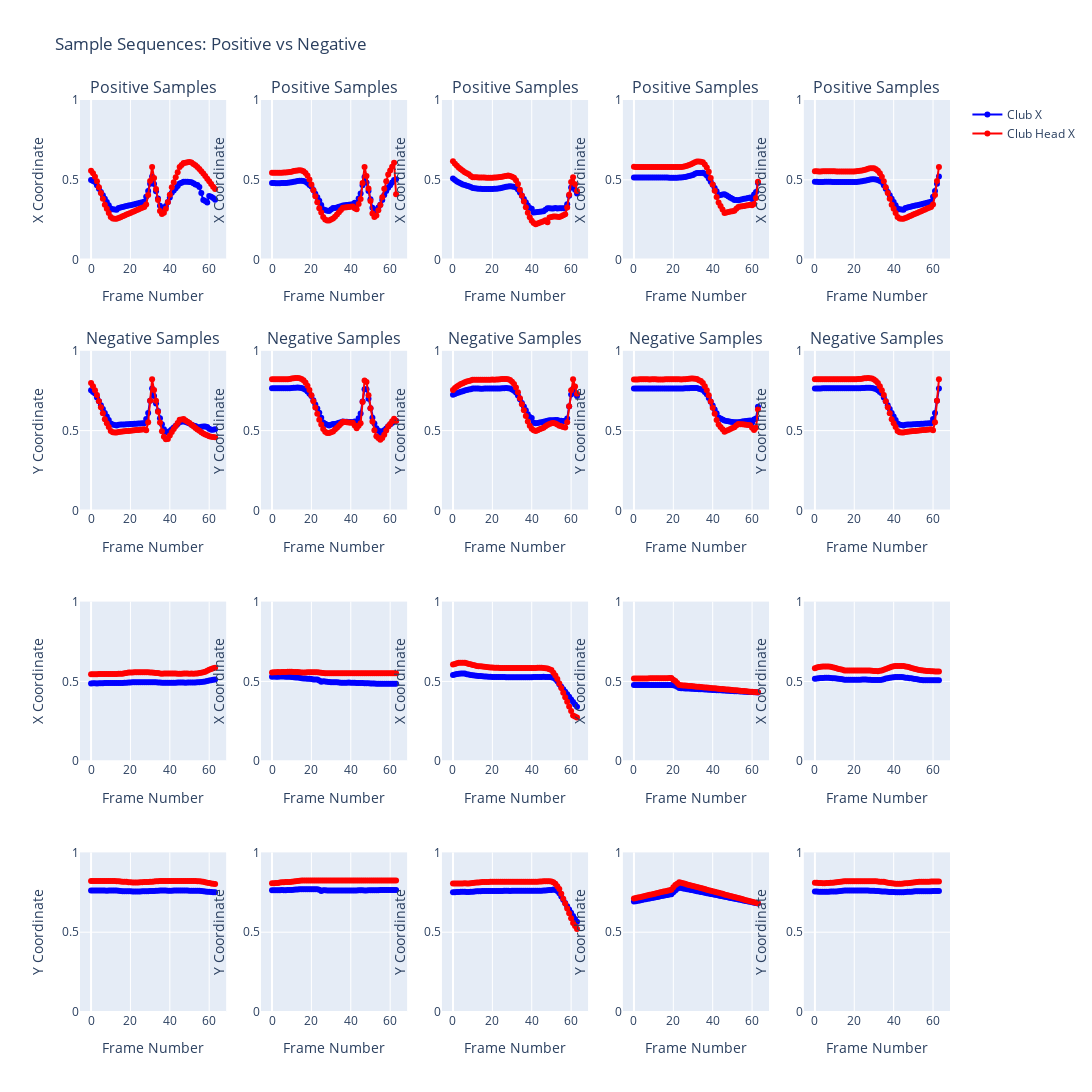

This figure's notebook cell:
### Code cell
plot_sample_sequences(sequences, labels, num_samples=5)
